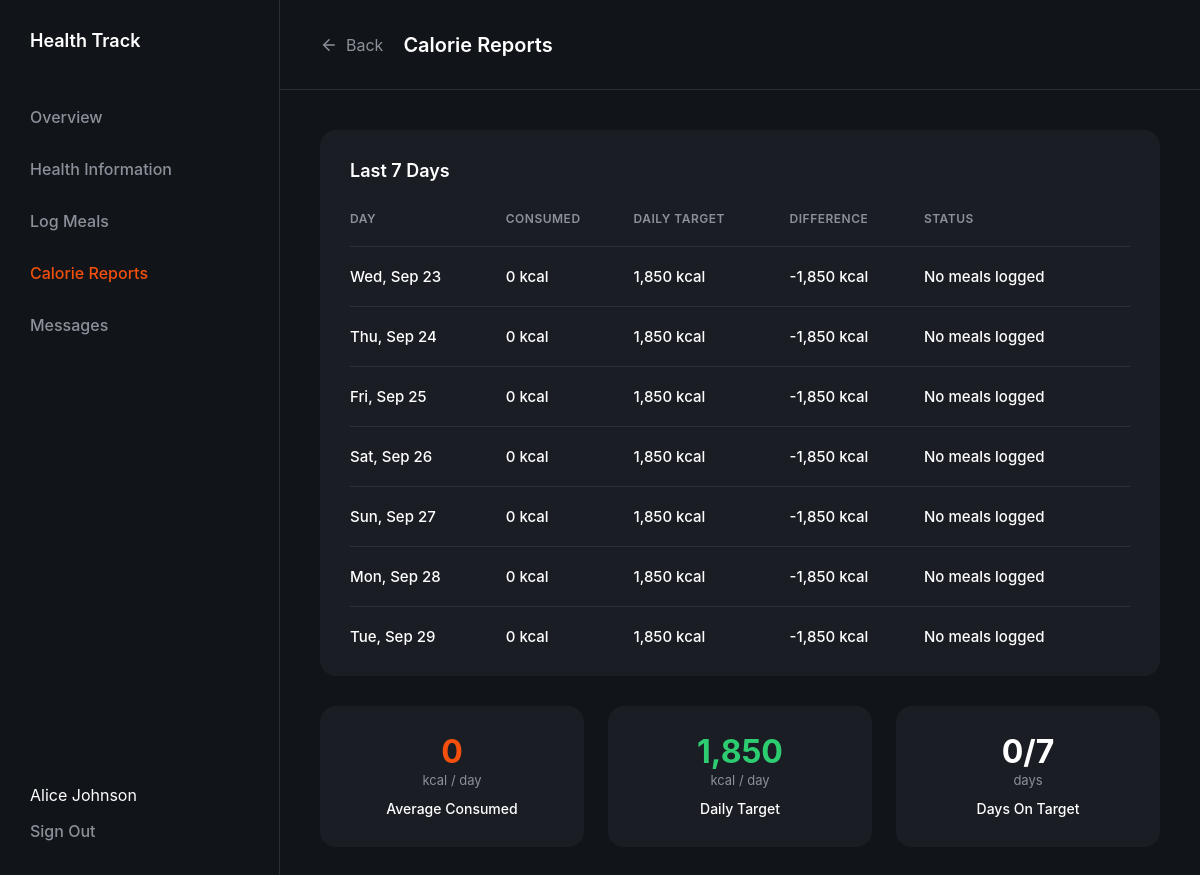
Screenshot of /user/calorie-reports.php (signed in) with the database file from the repository.
### tables this page shows
CREATE TABLE IF NOT EXISTS `users` (
    `id` INT AUTO_INCREMENT PRIMARY KEY,
    `name` VARCHAR(100) NOT NULL,
    `email` VARCHAR(150) NOT NULL UNIQUE,
    `password` VARCHAR(255) NOT NULL,
    `phone` VARCHAR(30) NULL,
    `role` ENUM('admin', 'dietitian', 'user') NOT NULL DEFAULT 'user',
    `status` ENUM('active', 'inactive', 'suspended', 'pending') NOT NULL DEFAULT 'active',
    `created_at` TIMESTAMP DEFAULT CURRENT_TIMESTAMP,
    `updated_at` TIMESTAMP DEFAULT CURRENT_TIMESTAMP ON UPDATE CURRENT_TIMESTAMP,
    INDEX `idx_role` (`role`),
    INDEX `idx_status` (`status`)
);

CREATE TABLE IF NOT EXISTS `health_profiles` (
    `id` INT AUTO_INCREMENT PRIMARY KEY,
    `user_id` INT NOT NULL UNIQUE,
    `age` INT NULL,
    `gender` ENUM('male', 'female', 'other') NULL,
    `height` DECIMAL(5,2) NULL,  
    `weight` DECIMAL(5,2) NULL,  
    `activity_level` ENUM('sedentary', 'light', 'moderate', 'very_active', 'extra_active') DEFAULT 'sedentary',
    `health_goal` ENUM('weight_loss', 'weight_gain', 'maintain_weight', 'general_fitness') DEFAULT 'maintain_weight',
    `dietary_preference` ENUM('anything', 'vegetarian', 'vegan', 'keto', 'halal', 'paleo') DEFAULT 'anything',
    `daily_calorie_target` INT NULL DEFAULT 2000,
    `bmi` DECIMAL(4,1) NULL,
    `updated_at` TIMESTAMP DEFAULT CURRENT_TIMESTAMP ON UPDATE CURRENT_TIMESTAMP,
    FOREIGN KEY (`user_id`) REFERENCES `users`(`id`) ON DELETE CASCADE
);

### includes/auth.php (called while the page is built, shortened)
<?php
require_once __DIR__ . '/functions.php';
function isLoggedIn(): bool {
    return isset($_SESSION['user_id']) && !empty($_SESSION['user_id']);
}
function getCurrentUser(): ?array {
    static $currentUser = null;
    if ($currentUser === null) {
        $pdo = getDBConnection();
        $stmt = $pdo->prepare("SELECT id, name, email, phone, role, status FROM users WHERE id = :id LIMIT 1");
        $stmt->execute(['id' => $_SESSION['user_id']]);
        $user = $stmt->fetch();
        $currentUser = $user;
    }
    return $currentUser;
}
function requireRole($allowedRoles): void {
    $user = getCurrentUser();
}

### user/calorie-reports.php (the view, shortened to what this page needs)
<?php
require_once __DIR__ . '/../includes/auth.php';
requireRole('user');
$currentUser = getCurrentUser();
$pdo = getDBConnection();
$targetStmt = $pdo->prepare('SELECT daily_calorie_target FROM health_profiles WHERE user_id = :user_id LIMIT 1');
$targetStmt->execute(['user_id' => $currentUser['id']]);
$dailyTarget = (int)($targetStmt->fetchColumn() ?: 2000);
$loggedCalories = [];
$days = [];
$totalCalories = 0;
$daysOnTarget = 0;
for ($offset = 6; $offset >= 0; $offset--) {
    $date = date('Y-m-d', strtotime("-{$offset} days"));
    $calories = $loggedCalories[$date] ?? 0;
    $days[] = ['date' => $date, 'calories' => $calories];
    $totalCalories += $calories;
}
$averageCalories = (int)round($totalCalories / count($days));
?>
<!DOCTYPE html>
<html lang="en">
<head>
    <link rel="stylesheet" href="../dashboard.css">
</head>
<body>
    <div class="dashboard-layout">
        <aside class="sidebar">
            <div class="sidebar-header"><span class="logo-text-small">Health Track</span></div>
            <nav class="sidebar-nav">
                <a href="dashboard.php" class="nav-link">Overview</a>
                <a href="health-info.php" class="nav-link">Health Information</a>
                <a href="log-meals.php" class="nav-link">Log Meals</a>
                <a href="calorie-reports.php" class="nav-link active">Calorie Reports</a>
                <a href="messages.php" class="nav-link">Messages</a>
            </nav>
            <div class="sidebar-footer"><div><?= e($currentUser['name']) ?></div><a href="../logout.php" class="nav-link sign-out">Sign Out</a></div>
        </aside>
        <main class="main-content">
            <header class="top-header"><?php renderBackButton('dashboard.php'); ?><h1 class="header-title">Calorie Reports</h1></header>
            <div class="content-wrapper">
                <div class="form-card">
                    <h2 class="card-title">Last 7 Days</h2>
                    <div style="overflow-x:auto;"><table class="report-table">
                        <thead><tr><th>Day</th><th>Consumed</th><th>Daily target</th><th>Difference</th><th>Status</th></tr></thead>
                        <tbody><?php foreach ($days as $day): $difference = $day['calories'] - $dailyTarget; ?><tr>
                            <td><?= e(date('D, M j', strtotime($day['date']))) ?></td>
                            <td><?= number_format($day['calories']) ?> kcal</td>
                            <td><?= number_format($dailyTarget) ?> kcal</td>
                            <td><?= $difference > 0 ? '+' : '' ?><?= number_format($difference) ?> kcal</td>
                            <td><?= $day['calories'] === 0 ? 'No meals logged' : ($difference <= 0 ? 'On target' : 'Over target') ?></td>
                        </tr><?php endforeach; ?></tbody>
                    </table></div>
                </div>
                <div class="summary-cards-grid">
                    <div class="summary-card"><div class="summary-value text-orange"><?= number_format($averageCalories) ?></div><div class="summary-unit">kcal / day</div><div class="summary-label">Average Consumed</div></div>
                    <div class="summary-card"><div class="summary-value text-green"><?= number_format($dailyTarget) ?></div><div class="summary-unit">kcal / day</div><div class="summary-label">Daily Target</div></div>
                    <div class="summary-card"><div class="summary-value"><?= $daysOnTarget ?>/7</div><div class="summary-unit">days</div><div class="summary-label">Days On Target</div></div>
                </div>
            </div>
        </main>
    </div>
</body>
</html>

### dashboard.css (style rules this page uses)
* { margin: 0; padding: 0; box-sizing: border-box; font-family: 'Inter', sans-serif; }
:root { --bg-dark: #111419; --sidebar-bg: #111419; --card-bg: #1A1D24; --input-bg: #222731; --primary-orange: #f2500c; --text-light: #ffffff; --text-muted: #8c909a; --border-color: #2a2f3a; --sidebar-border: #2a2f3a; }
body { background-color: var(--bg-dark); color: var(--text-light); }
.dashboard-layout { display: flex; min-height: 100vh; }
.sidebar { width: 280px; background-color: var(--sidebar-bg); border-right: 1px solid var(--sidebar-border); display: flex; flex-direction: column; padding: 30px 0; }
.sidebar-header { padding: 0 30px; margin-bottom: 40px; }
.logo-text-small { font-size: 18px; font-weight: 600; color: var(--text-light); }
.sidebar-nav { display: flex; flex-direction: column; flex: 1; }
.nav-link { padding: 16px 30px; color: var(--text-muted); text-decoration: none; font-size: 16px; font-weight: 500; transition: all 0.2s; display: flex; align-items: center; gap: 12px; }
.nav-link.active { color: var(--primary-orange); }
.sidebar-footer { padding: 0 30px; }
.sign-out { padding: 16px 0; color: var(--text-muted); }
.main-content { flex: 1; display: flex; flex-direction: column; }
.top-header { height: 90px; display: flex; align-items: center; padding: 0 40px; border-bottom: 1px solid var(--sidebar-border); }
.header-title { font-size: 20px; font-weight: 600; }
.content-wrapper { padding: 40px; max-width: 1000px; }
.form-card { background-color: var(--card-bg); border-radius: 16px; padding: 30px; margin-bottom: 30px; }
.card-title { font-size: 18px; font-weight: 600; margin-bottom: 30px; }
.report-table { width: 100%; border-collapse: collapse; text-align: left; }
.report-table th { color: var(--text-muted); font-size: 12px; font-weight: 600; text-transform: uppercase; letter-spacing: 0.5px; padding-bottom: 20px; border-bottom: 1px solid var(--sidebar-border); }
.report-table td { padding: 20px 0; font-size: 15px; font-weight: 500; color: var(--text-light); border-bottom: 1px solid var(--sidebar-border); }
.report-table tr:last-child td { border-bottom: none; padding-bottom: 0; }
.text-green { color: #2ecc71 !important; }
.text-orange { color: var(--primary-orange) !important; }
.summary-cards-grid { display: grid; grid-template-columns: repeat(3, 1fr); gap: 24px; }
.summary-card { background-color: var(--card-bg); border-radius: 16px; padding: 30px; display: flex; flex-direction: column; align-items: center; justify-content: center; text-align: center; }
.summary-value { font-size: 32px; font-weight: 700; line-height: 1; margin-bottom: 4px; }
.summary-unit { font-size: 13px; color: var(--text-muted); margin-bottom: 12px; }
.summary-label { font-size: 14px; color: var(--text-light); font-weight: 500; }
.text-orange { color: #e67e22; }

### rows the page displays
users: name "Alice Johnson"
health_profiles: daily_calorie_target "1,850", daily_calorie_target "-1,850"

### other values shown
date('D, M j', strtotime($day['date'])) "Wed, Sep 23"
$day['calories'] "0"
date('D, M j', strtotime($day['date'])) "Thu, Sep 24"
date('D, M j', strtotime($day['date'])) "Fri, Sep 25"
date('D, M j', strtotime($day['date'])) "Sat, Sep 26"
date('D, M j', strtotime($day['date'])) "Sun, Sep 27"
date('D, M j', strtotime($day['date'])) "Mon, Sep 28"
date('D, M j', strtotime($day['date'])) "Tue, Sep 29"
$averageCalories "0"
$daysOnTarget "0"
